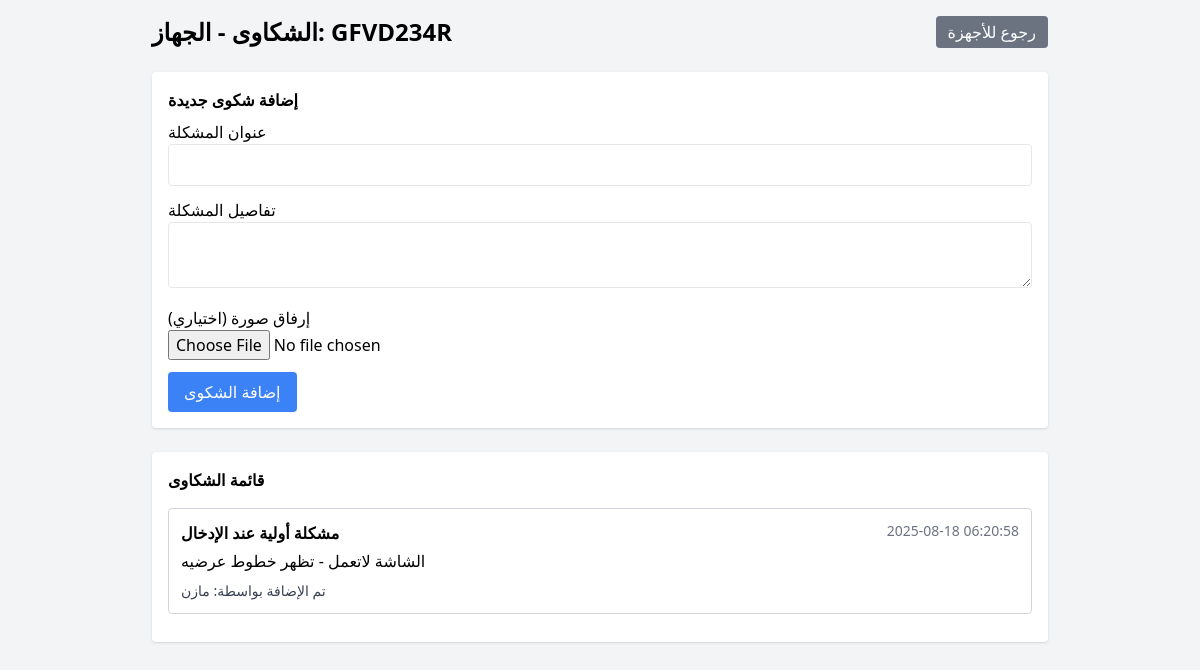
Page /complaints.php?laptop_id=19 (signed in) on the committed database.
### tables this page shows
CREATE TABLE `broken_laptops` (
  `laptop_id` int(250) NOT NULL,
  `employee_name` varchar(150) DEFAULT NULL,
  `item_number` varchar(100) DEFAULT NULL,
  `category_id` int(11) NOT NULL,
  `device_category_number` varchar(100) DEFAULT NULL,
  `serial_number` varchar(100) DEFAULT NULL,
  `specs` text DEFAULT NULL,
  `specs_difference` text DEFAULT NULL,
  `with_charger` tinyint(1) DEFAULT 0,
  `problems_count` int(11) DEFAULT 0,
  `branch_name` varchar(100) DEFAULT NULL,
  `problem_details` text DEFAULT NULL,
  `entered_by_user_id` int(11) DEFAULT NULL,
  `assigned_user_id` int(11) DEFAULT NULL,
  `problem_type` varchar(100) DEFAULT NULL,
  `transfer_ref` varchar(100) DEFAULT NULL,
  `status` varchar(50) DEFAULT NULL,
  `repeat_problem_count` int(11) DEFAULT 0,
  `ticket_number` varchar(32) DEFAULT NULL
);

CREATE TABLE `complaints` (
  `complaint_id` int(11) NOT NULL,
  `laptop_id` int(11) NOT NULL,
  `complaint_date` timestamp NOT NULL DEFAULT current_timestamp(),
  `problem_title` varchar(200) DEFAULT NULL,
  `problem_details` text DEFAULT NULL,
  `image_path` varchar(255) DEFAULT NULL,
  `user_id` int(11) NOT NULL
);

CREATE TABLE `users` (
  `user_id` int(11) NOT NULL,
  `username` varchar(100) NOT NULL,
  `password` varchar(100) NOT NULL,
  `permissions` varchar(100) NOT NULL,
  `branch_name` varchar(100) DEFAULT NULL
);

### complaints.php (the view, shortened to what this page needs)
<?php
require 'db.php';
$laptop_id = $_GET['laptop_id'];
$stmt = $pdo->prepare("SELECT c.*, u.username FROM complaints c LEFT JOIN users u ON c.user_id=u.user_id WHERE c.laptop_id=? ORDER BY c.complaint_date DESC");
$stmt->execute([$laptop_id]);
$complaints = $stmt->fetchAll();
$stmt2 = $pdo->prepare("SELECT * FROM broken_laptops WHERE laptop_id=?");
$stmt2->execute([$laptop_id]);
$laptop = $stmt2->fetch();
?>
<!DOCTYPE html>
<html lang="ar">
<head>
<script src="https://cdn.tailwindcss.com"></script>
</head>
<body class="bg-gray-100 min-h-screen p-4">
<div class="max-w-4xl mx-auto">
    <header class="mb-6 flex justify-between items-center">
        <h1 class="text-2xl font-bold">الشكاوى - الجهاز: <?= htmlspecialchars($laptop['serial_number']) ?></h1>
        <a href="broken_laptops.php" class="bg-gray-500 text-white px-3 py-1 rounded">رجوع للأجهزة</a>
    </header>
    <div class="bg-white p-4 rounded shadow mb-6">
        <h2 class="font-bold mb-2">إضافة شكوى جديدة</h2>
        <form method="POST" enctype="multipart/form-data">
            <label>عنوان المشكلة</label>
            <input type="text" name="problem_title" class="w-full p-2 border rounded mb-3" required>
            <label>تفاصيل المشكلة</label>
            <textarea name="problem_details" class="w-full p-2 border rounded mb-3" required></textarea>
            <label>إرفاق صورة (اختياري)</label>
            <input type="file" name="image" class="w-full mb-3">
            <button type="submit" class="bg-blue-500 text-white px-4 py-2 rounded">إضافة الشكوى</button>
        </form>
    </div>
    <div class="bg-white p-4 rounded shadow">
        <h2 class="font-bold mb-4">قائمة الشكاوى</h2>
        <?php if(count($complaints) === 0): ?>
            <p>لا توجد شكاوى لهذا الجهاز.</p>
        <?php else: ?>
            <?php foreach($complaints as $c): ?>
                <div class="border border-gray-300 rounded p-3 mb-3">
                    <div class="flex justify-between mb-1">
                        <span class="font-bold"><?= htmlspecialchars($c['problem_title']) ?></span>
                        <span class="text-gray-500 text-sm"><?= $c['complaint_date'] ?></span>
                    </div>
                    <p class="mb-2"><?= nl2br(htmlspecialchars($c['problem_details'])) ?></p>
                    <div class="text-sm text-gray-700">تم الإضافة بواسطة: <?= htmlspecialchars($c['username']) ?></div>
                </div>
            <?php endforeach; ?>
        <?php endif; ?>
    </div>
</div>
</body>
</html>

### rows in the picture
broken_laptops: serial_number "GFVD234R"
complaints: problem_title "مشكلة أولية عند الإدخال", complaint_date "2025-08-18 06:20:58", problem_details "الشاشة لاتعمل - تظهر خطوط عرضيه", user.username "مازن"
